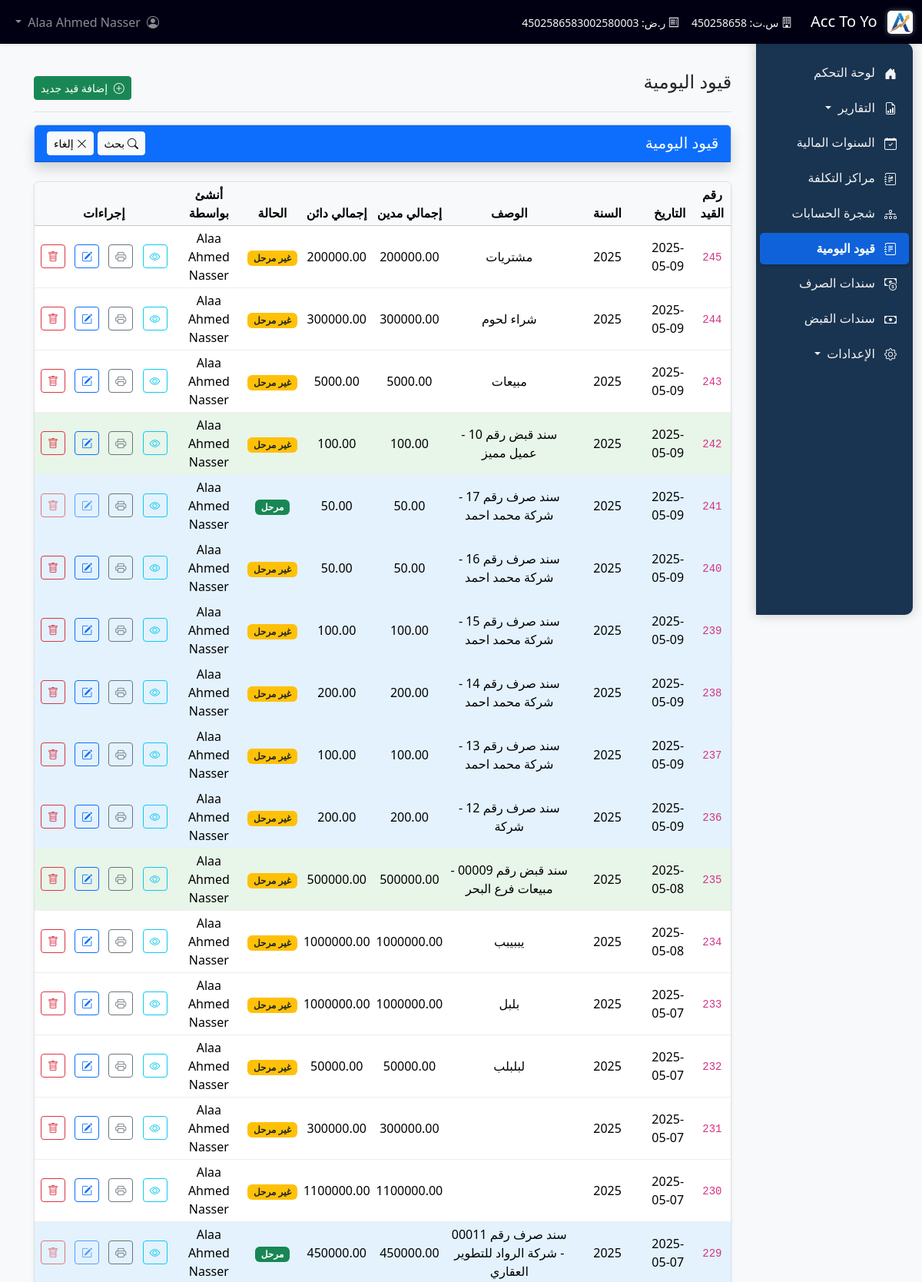
/journal_vouchers (signed in, upper part), run on the app's committed database.
### tables this page shows
CREATE TABLE users (
            id INTEGER PRIMARY KEY AUTOINCREMENT,
            username TEXT UNIQUE NOT NULL,
            password_hash TEXT NOT NULL, -- سنخزن الهاش بدلاً من كلمة المرور مباشرة
            full_name TEXT,
            is_active INTEGER DEFAULT 1 -- 1 for active, 0 for inactive
        );

CREATE TABLE "journal_vouchers" (
	"id"	INTEGER,
	"voucher_number"	INTEGER NOT NULL,
	"voucher_date"	DATE NOT NULL,
	"financial_year_id"	INTEGER NOT NULL,
	"description"	TEXT,
	"total_debit"	REAL DEFAULT 0.0,
	"total_credit"	REAL DEFAULT 0.0,
	"is_posted"	INTEGER DEFAULT 0,
	"created_by_user_id"	INTEGER NOT NULL,
	"created_at"	TIMESTAMP DEFAULT CURRENT_TIMESTAMP,
	"posted_by"	INTEGER,
	"posted_at"	TIMESTAMP,
	"payment_voucher_id"	INTEGER,
	"updated_by_user_id"	INTEGER,
	"updated_at"	TIMESTAMP,
	"receipt_voucher_id"	INTEGER,
	PRIMARY KEY("id" AUTOINCREMENT),
	FOREIGN KEY("created_by_user_id") REFERENCES "users"("id") ON DELETE SET NULL,
	FOREIGN KEY("financial_year_id") REFERENCES "financial_years"("id") ON DELETE RESTRICT,
	FOREIGN KEY("payment_voucher_id") REFERENCES "payment_vouchers"("id") ON DELETE SET NULL,
	FOREIGN KEY("posted_by") REFERENCES "users"("id") ON DELETE SET NULL,
	FOREIGN KEY("receipt_voucher_id") REFERENCES "receipt_vouchers"("id") ON DELETE SET NULL,
	FOREIGN KEY("updated_by_user_id") REFERENCES "users"("id") ON DELETE SET NULL
);

CREATE TABLE financial_years (
                id INTEGER PRIMARY KEY AUTOINCREMENT,
                year_name TEXT NOT NULL UNIQUE, -- e.g., "2024" or "2023-2024"
                start_date DATE NOT NULL,
                end_date DATE NOT NULL,
                is_active INTEGER DEFAULT 1, -- 1 = Active (can be selected), 0 = Inactive
                is_closed INTEGER DEFAULT 0, -- 0 = Open (can add entries), 1 = Closed (read-only)
                created_at TIMESTAMP DEFAULT CURRENT_TIMESTAMP
                -- Optional constraint: CHECK(end_date > start_date)
            );

### app.py (the view, shortened to what this page needs)
@app.route('/journal_vouchers', methods=['GET', 'POST'])
@require_login
def list_journal_vouchers():
    conn = None
    vouchers = []
    try:
        voucher_number = request.args.get('voucher_number', '').strip()
        date_from = request.args.get('date_from', '').strip()
        date_to = request.args.get('date_to', '').strip()
        description = request.args.get('description', '').strip()
        is_posted = request.args.get('is_posted', '').strip()
        amount_from = request.args.get('amount_from', '').strip()
        amount_to = request.args.get('amount_to', '').strip()
        created_by = request.args.get('created_by', '').strip()
        sort_by = request.args.get('sort_by', 'voucher_date')  # الترتيب الافتراضي حسب التاريخ
        sort_order = request.args.get('sort_order', 'desc')  # الترتيب الافتراضي تنازلي
        valid_sort_fields = ['voucher_number', 'voucher_date', 'description', 'year_name',
                            'total_debit', 'total_credit', 'is_posted', 'created_by_name']
        if sort_by not in valid_sort_fields:
            sort_by = 'voucher_date'  # استخدام القيمة الافتراضية إذا كانت القيمة غير صالحة
        if sort_order not in ['asc', 'desc']:
            sort_order = 'desc'  # استخدام القيمة الافتراضية إذا كانت القيمة غير صالحة
        conn = get_db()
        cursor = conn.cursor()
        query = """
            SELECT jv.*, fy.year_name, u.full_name as created_by_name
            FROM journal_vouchers jv
            LEFT JOIN financial_years fy ON jv.financial_year_id = fy.id
            LEFT JOIN users u ON jv.created_by_user_id = u.id
            WHERE 1=1
        """
        params = []
        if voucher_number:
            query += " AND jv.voucher_number LIKE ?"
            params.append(f"%{voucher_number}%")
        if date_from:
            query += " AND jv.voucher_date >= ?"
            params.append(date_from)
        if date_to:
            query += " AND jv.voucher_date <= ?"
            params.append(date_to)
        if description:
            query += " AND jv.description LIKE ?"
            params.append(f"%{description}%")
        if is_posted != "":
            query += " AND jv.is_posted = ?"
            params.append(is_posted)
        if amount_from:
            query += " AND jv.total_debit >= ?"
            params.append(amount_from)
        if amount_to:
            query += " AND jv.total_debit <= ?"
            params.append(amount_to)
        if created_by:
            query += " AND u.full_name LIKE ?"
            params.append(f"%{created_by}%")
        query += f" ORDER BY jv.{sort_by} {sort_order}"
        cursor.execute(query, params)
        vouchers = cursor.fetchall()
    except sqlite3.Error as e:
        flash(f"حدث خطأ أثناء جلب قيود اليومية: {e}", "danger")
    finally:
        if conn:
            conn.close()
    return render_template('journal_vouchers.html', vouchers=vouchers)

### templates/journal_vouchers.html (shortened to what this page needs)
{% extends 'base.html' %}
{% block content %}
<div class="container-fluid">
    <div class="d-flex justify-content-between flex-wrap flex-md-nowrap align-items-center pt-3 pb-2 mb-3 border-bottom">
        <h1 class="h2 page-title">قيود اليومية</h1>
        <div class="btn-toolbar mb-2 mb-md-0">
            <a href="{{ url_for('add_journal_voucher_form') }}" class="btn btn-sm btn-success">
                <i class="bi bi-plus-circle me-1"></i> إضافة قيد جديد
            </a>
        </div>
    </div>
    <div class="card shadow mb-4">
        <div class="card-header bg-primary text-white d-flex justify-content-between align-items-center">
            <h5 class="mb-0">قيود اليومية</h5>
            <div>
                <button class="btn btn-sm btn-light" type="button" data-bs-toggle="collapse" data-bs-target="#filterCollapse">
                    <i class="bi bi-search"></i> بحث
                </button>
                <a href="{{ url_for('list_journal_vouchers') }}" class="btn btn-sm btn-light">
                    <i class="bi bi-x-lg"></i> إلغاء
                </a>
            </div>
        </div>
    </div>
    <div class="table-responsive shadow-sm rounded border">
        <table class="table table-hover table-sm align-middle mb-0">
            <thead class="table-light">
                <tr>
                    <th scope="col" class="text-center">
                        رقم القيد
                    </th>
                    <th scope="col" class="sortable text-center" data-sort="voucher_date">
                        التاريخ
                    </th>
                    <th scope="col" class="text-center" style="width: 10%;">السنة</th>
                    <th scope="col" class="text-center">الوصف</th>
                    <th scope="col" class="text-center">إجمالي مدين</th>
                    <th scope="col" class="text-center">إجمالي دائن</th>
                    <th scope="col" class="text-center">الحالة</th>
                    <th scope="col" class="text-center">أنشئ بواسطة</th>
                    <th scope="col" class="text-center">إجراءات</th>
                </tr>
            </thead>
            <tbody>
                {% for voucher in vouchers %}
                <tr class="{% if 'سند قبض' in voucher.description %}receipt-row{% elif 'سند صرف' in voucher.description %}payment-row{% endif %}">
                    <td class="text-center"><code>{{ voucher.voucher_number }}</code></td>
                    <td class="text-center">{{ voucher.voucher_date }}</td>
                    <td class="text-center">{{ voucher.year_name }}</td>
                    <td class="text-center" title="{{ voucher.description }}">{{ voucher.description | truncate(50) }}</td>
                    <td class="text-center">{{ "%.2f"|format(voucher.total_debit) }}</td>
                    <td class="text-center">{{ "%.2f"|format(voucher.total_credit) }}</td>
                    <td class="text-center">
                        {% if voucher.is_posted %}
                            <span class="badge bg-success">مرحل</span>
                        {% else %}
                            <span class="badge bg-warning text-dark">غير مرحل</span>
                        {% endif %}
                    </td>
                    <td class="text-center">{{ voucher.created_by_name }}</td>
                    <td class="text-center" style="white-space: nowrap;">
                        <a href="{{ url_for('view_journal_voucher', voucher_id=voucher.id) }}" class="btn btn-sm btn-outline-info mx-1" title="عرض"><i class="bi bi-eye"></i></a>
                        <a href="{{ url_for('print_journal_voucher', voucher_id=voucher.id) }}" class="btn btn-sm btn-outline-secondary mx-1" title="طباعة" target="_blank"><i class="bi bi-printer"></i></a>
                        {% if not voucher.is_posted %}
                        <a href="{{ url_for('edit_journal_voucher', voucher_id=voucher.id) }}" class="btn btn-sm btn-outline-primary mx-1" title="تعديل"><i class="bi bi-pencil-square"></i></a>
                        <form action="{{ url_for('list_journal_vouchers') }}" method="POST" class="d-inline">
                            <button type="submit" class="btn btn-sm btn-outline-danger mx-1" title="حذف" onclick="return confirm('هل أنت متأكد من حذف هذا القيد؟');">
                                <i class="bi bi-trash"></i>
                            </button>
                        </form>
                        {% else %}
                        <a href="#" class="btn btn-sm btn-outline-primary mx-1 disabled" title="تعديل"><i class="bi bi-pencil-square"></i></a>
                        <button type="button" class="btn btn-sm btn-outline-danger mx-1 disabled" title="حذف">
                            <i class="bi bi-trash"></i>
                        </button>
                        {% endif %}
                    </td>
                </tr>
                {% else %}
                <tr>
                    <td colspan="9" class="text-center text-muted py-3">
                        <i class="bi bi-journal-x me-2"></i> لا توجد قيود يومية لعرضها.
                    </td>
                </tr>
                {% endfor %}
            </tbody>
        </table>
    </div>
</div>
{% endblock %}

### templates/base.html (shortened to what this page needs)
<!doctype html>
<html lang="ar" dir="rtl">
<head>
    <link href="https://cdn.jsdelivr.net/npm/bootstrap@5.3.3/dist/css/bootstrap.rtl.min.css" rel="stylesheet">
    <link rel="stylesheet" href="https://cdn.jsdelivr.net/npm/bootstrap-icons@1.11.3/font/bootstrap-icons.min.css">
    <link rel="stylesheet" href="{{ url_for('static', filename='css/custom_style.css') }}">
</head>
<body>
    <nav class="navbar navbar-expand-md navbar-dark bg-dark fixed-top">
        <div class="container-fluid">
            <a class="navbar-brand" href="{{ url_for('financial_performance.financial_performance_report_view') }}">
                <img src="{{ url_for('static', filename='images/logo.png') }}" alt="ACC TOO YOU" height="30" class="d-inline-block align-text-top me-2" style="filter: drop-shadow(0 0 3px rgba(255,255,255,0.4)); border-radius: 5px; transition: all 0.3s ease; mix-blend-mode: screen;">
                {{ company_profile.companyName if company_profile else "Acc Too You" }}
            </a>
            <div class="collapse navbar-collapse" id="navbarMain">
                <ul class="navbar-nav me-auto mb-2 mb-md-0">
                    <li class="nav-item">
                        <span class="nav-link text-light">
                            <small><i class="bi bi-building"></i> س.ت: {{ company_profile.commercialRegistrationNumber if company_profile }}</small>
                        </span>
                    </li>
                    <li class="nav-item">
                        <span class="nav-link text-light">
                            <small><i class="bi bi-receipt"></i> ر.ض: {{ company_profile.taxIdentificationNumber if company_profile }}</small>
                        </span>
                    </li>
                </ul>
                <ul class="navbar-nav ms-auto mb-2 mb-md-0">
                    {% if session.user_id %}
                        <li class="nav-item dropdown">
                            <a class="nav-link dropdown-toggle" href="#" id="navbarDropdownUser" role="button" data-bs-toggle="dropdown" aria-expanded="false">
                                <i class="bi bi-person-circle me-1"></i> {{ session.full_name or session.username }}
                            </a>
                        </li>
                    {% else %}
                        <li class="nav-item">
                            <a class="nav-link" href="{{ url_for('login') }}">تسجيل الدخول</a>
                        </li>
                    {% endif %}
                </ul>
            </div>
        </div>
    </nav>
    <div class="container-fluid">
        <div class="row g-0">
            {% if session.user_id %}
            <nav id="sidebarMenu" class="col-auto sidebar">
                <ul class="nav flex-column">
                    <li class="nav-item">
                        <a class="nav-link {% if request.endpoint == 'dashboard' %}active{% endif %}" aria-current="page" href="{{ url_for('financial_performance.financial_performance_report_view') }}">
                            <i class="bi bi-house-door-fill"></i>
                            <span class="link-text">لوحة التحكم</span>
                        </a>
                    </li>
                    <li class="nav-item dropdown">
                        <a class="nav-link dropdown-toggle " href="#" id="reportsDropdown" role="button" data-bs-toggle="dropdown" aria-expanded="false">
                            <i class="bi bi-file-earmark-bar-graph"></i>
                            <span class="link-text">التقارير</span>
                        </a>
                    </li>
                    <li class="nav-item">
                        <a class="nav-link " href="{{ url_for('manage_financial_years') }}">
                            <i class="bi bi-calendar-check"></i>
                            <span class="link-text">السنوات المالية</span>
                        </a>
                    </li>
                    <li class="nav-item">
                        <a class="nav-link " href="{{ url_for('list_cost_centers') }}">
                            <i class="bi bi-journal-richtext"></i>
                            <span class="link-text">مراكز التكلفة</span>
                        </a>
                    </li>
                    <li class="nav-item">
                        <a class="nav-link " href="{{ url_for('list_accounts') }}">
                            <i class="bi bi-diagram-3"></i>
                            <span class="link-text">شجرة الحسابات</span>
                        </a>
                    </li>
                    <li class="nav-item">
                        <a class="nav-link {% if request.endpoint.startswith('list_journal_vouchers') or request.endpoint.startswith('add_journal_voucher') %}active{% endif %}" href="{{ url_for('list_journal_vouchers') }}">
                          <i class="bi bi-journal-text"></i>
                          <span class="link-text">قيود اليومية</span>
                        </a>
                    </li>
                    <li class="nav-item">
                        <a class="nav-link " href="{{ url_for('list_payment_vouchers') }}">
                          <i class="bi bi-cash-coin"></i>
                          <span class="link-text">سندات الصرف</span>
                        </a>
                    </li>
                    <li class="nav-item">
                        <a class="nav-link " href="{{ url_for('list_receipt_vouchers') }}">
                          <i class="bi bi-cash"></i>
                          <span class="link-text">سندات القبض</span>
                        </a>
                    </li>
                    <li class="nav-item dropdown">
                        <a class="nav-link dropdown-toggle " href="#" id="settingsDropdown" role="button" data-bs-toggle="dropdown" aria-expanded="false">
                            <i class="bi bi-gear"></i>
                            <span class="link-text">الإعدادات</span>
                        </a>
                    </li>
                </ul>
            </nav>
            {% endif %}
            <main class="col">
                {% block content %}{% endblock %}
            </main>
        </div>
    </div>
</body>
</html>

### data on the page
users: full_name "Alaa Ahmed Nasser"
journal_vouchers: voucher_number "245", voucher_date "2025-05-09", year_name "2025", description "مشتريات", total_debit "200000.00", total_credit "200000.00", is_posted "غير مرحل", created_by_name "Alaa Ahmed Nasser"
journal_vouchers: voucher_number "244", voucher_date "2025-05-09", year_name "2025", description "شراء لحوم", total_debit "300000.00", total_credit "300000.00", is_posted "غير مرحل", created_by_name "Alaa Ahmed Nasser"
journal_vouchers: voucher_number "243", voucher_date "2025-05-09", year_name "2025", description "مبيعات", total_debit "5000.00", total_credit "5000.00", is_posted "غير مرحل", created_by_name "Alaa Ahmed Nasser"
journal_vouchers: voucher_number "242", voucher_date "2025-05-09", year_name "2025", description "سند قبض رقم 10 - عميل مميز", total_debit "100.00", total_credit "100.00", is_posted "غير مرحل", created_by_name "Alaa Ahmed Nasser"
journal_vouchers: voucher_number "241", voucher_date "2025-05-09", year_name "2025", description "سند صرف رقم 17 - شركة محمد احمد", total_debit "50.00", total_credit "50.00", is_posted "مرحل", created_by_name "Alaa Ahmed Nasser"
journal_vouchers: voucher_number "240", voucher_date "2025-05-09", year_name "2025", description "سند صرف رقم 16 - شركة محمد احمد", total_debit "50.00", total_credit "50.00", is_posted "غير مرحل", created_by_name "Alaa Ahmed Nasser"
journal_vouchers: voucher_number "239", voucher_date "2025-05-09", year_name "2025", description "سند صرف رقم 15 - شركة محمد احمد", total_debit "100.00", total_credit "100.00", is_posted "غير مرحل", created_by_name "Alaa Ahmed Nasser"
journal_vouchers: voucher_number "238", voucher_date "2025-05-09", year_name "2025", description "سند صرف رقم 14 - شركة محمد احمد", total_debit "200.00", total_credit "200.00", is_posted "غير مرحل", created_by_name "Alaa Ahmed Nasser"
journal_vouchers: voucher_number "237", voucher_date "2025-05-09", year_name "2025", description "سند صرف رقم 13 - شركة محمد احمد", total_debit "100.00", total_credit "100.00", is_posted "غير مرحل", created_by_name "Alaa Ahmed Nasser"
journal_vouchers: voucher_number "236", voucher_date "2025-05-09", year_name "2025", description "سند صرف رقم 12 - شركة", total_debit "200.00", total_credit "200.00", is_posted "غير مرحل", created_by_name "Alaa Ahmed Nasser"
journal_vouchers: voucher_number "235", voucher_date "2025-05-08", year_name "2025", description "سند قبض رقم 00009 - مبيعات فرع البحر", total_debit "500000.00", total_credit "500000.00", is_posted "غير مرحل", created_by_name "Alaa Ahmed Nasser"
journal_vouchers: voucher_number "234", voucher_date "2025-05-08", year_name "2025", description "يببيبب", total_debit "1000000.00", total_credit "1000000.00", is_posted "غير مرحل", created_by_name "Alaa Ahmed Nasser"
journal_vouchers: voucher_number "233", voucher_date "2025-05-07", year_name "2025", description "بلبل", total_debit "1000000.00", total_credit "1000000.00", is_posted "غير مرحل", created_by_name "Alaa Ahmed Nasser"
journal_vouchers: voucher_number "232", voucher_date "2025-05-07", year_name "2025", description "لبلبلب", total_debit "50000.00", total_credit "50000.00", is_posted "غير مرحل", created_by_name "Alaa Ahmed Nasser"
journal_vouchers: voucher_number "231", voucher_date "2025-05-07", year_name "2025", total_debit "300000.00", total_credit "300000.00", is_posted "غير مرحل", created_by_name "Alaa Ahmed Nasser"
journal_vouchers: voucher_number "230", voucher_date "2025-05-07", year_name "2025", total_debit "1100000.00", total_credit "1100000.00", is_posted "غير مرحل", created_by_name "Alaa Ahmed Nasser"
journal_vouchers: voucher_number "229", voucher_date "2025-05-07", year_name "2025", description "سند صرف رقم 00011 - شركة الرواد للتطوير العقاري", total_debit "450000.00", total_credit "450000.00", is_posted "مرحل", created_by_name "Alaa Ahmed Nasser"

### other printed values
{{ company_profile.companyName if company_profile else "Acc Too You" }} "Acc To Yo"
{{ company_profile.commercialRegistrationNumber if company_profile }} "450258658"
{{ company_profile.taxIdentificationNumber if company_profile }} "4502586583002580003"
